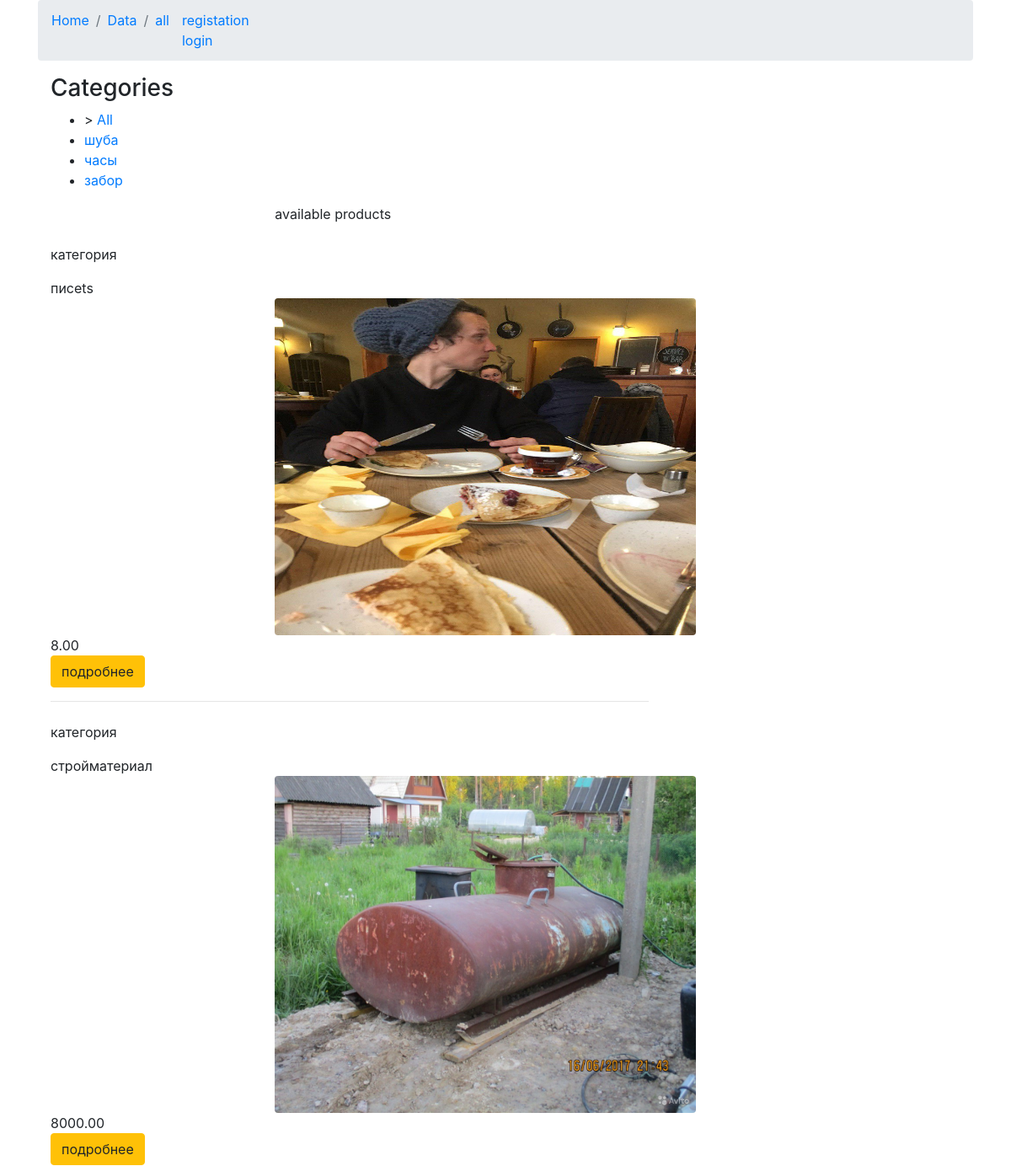
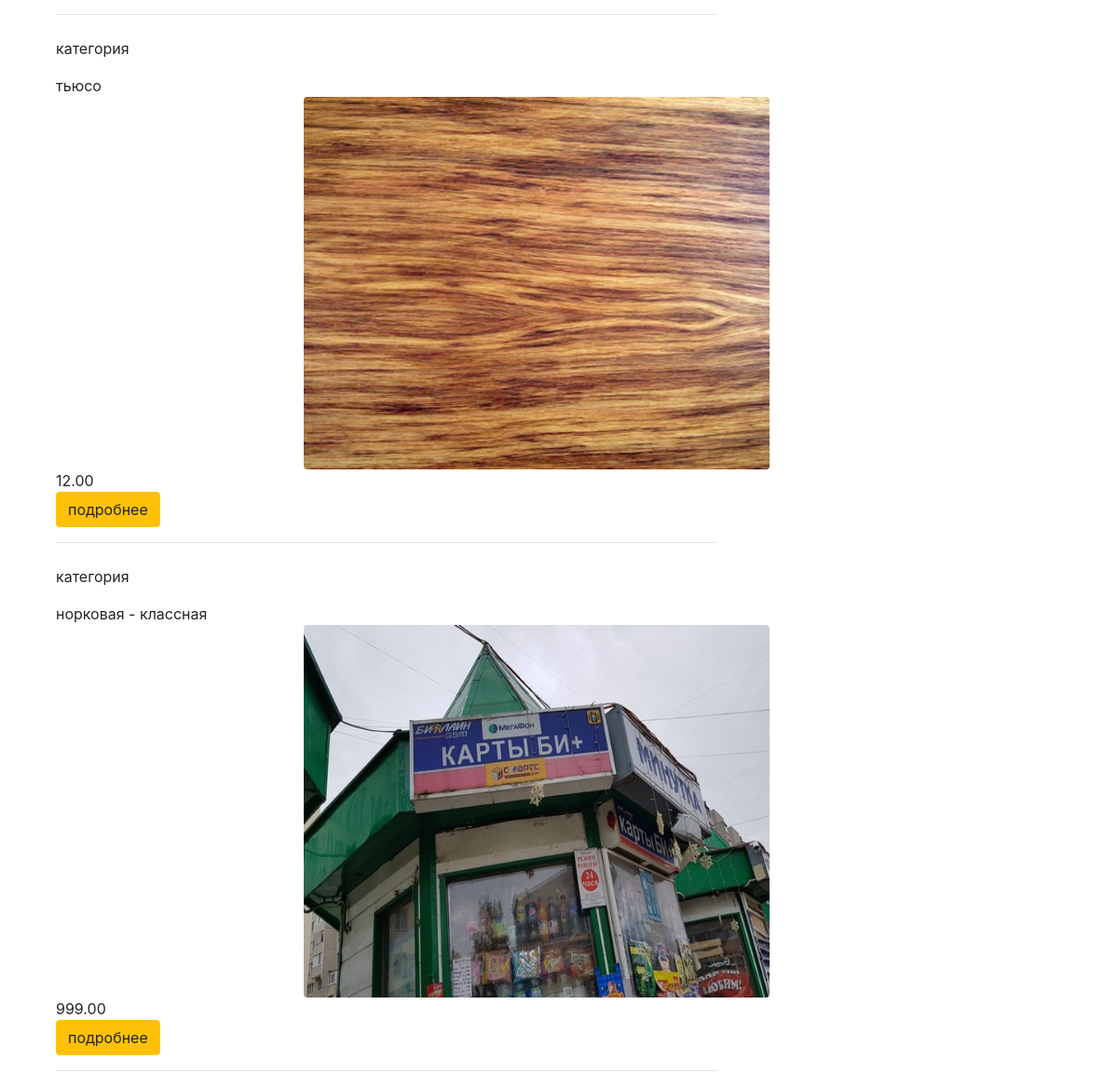
Screenshot of /products/list/ with the database file from the repository (2 pictures, top to bottom).
### products/models.py (models this page shows, shortened)
class Category(models.Model):
    name = models.CharField(max_length =200,db_index = True)
    slug = models.SlugField(max_length =200,db_index = True,unique = True)
    class Meta:
        ordering = ['-name']
        verbose_name = 'category'
        verbose_name_plural = 'categories'
    def get_absolute_url(self):
        return '{}/'.format(self.slug)

class Luggage(models.Model):
    category = models.ForeignKey(Category,related_name='категория',on_delete=models.CASCADE)
    name = models.CharField(max_length =200,db_index = True)
    slug = models.SlugField(max_length =200,db_index = True)
    image = models.ImageField(default = 'products_pictures/default.jpg',upload_to = 'products_pictures',blank =True)
    description = models.TextField(blank= True)
    price = models.DecimalField(max_digits = 10,decimal_places=2)
    stock = models.PositiveIntegerField()
    available = models.BooleanField(default=True)
    created = models.DateTimeField(auto_now_add = True)
    updated =  models.DateTimeField(auto_now = True)
    class Meta:
        ordering = ['-created']
        index_together = (('id','slug'))
    def get_absolute_url(self):
        return '{}/{}/'.format(self.id,self.slug)

### products/views.py (the view)
# urls.py: path('list/',views.show_product_list,name = 'list'),
def show_product_list(request, category_slug=None):
    category = None
    categories = Category.objects.all()
    products = Products.objects.filter(available=True)
    if category_slug:
        category = get_object_or_404(Category, slug=category_slug)
        products = products.filter(category=category)
    return render(request, 'products/list.html', {
        'category': category,
        'categories': categories,
        'products': products
    })

### products/templates/products/list.html (shortened to what this page needs)
{% extends "shop/base.html"%}
{% load static %}
    {% block main_path%}
    <div class="slidebar">
        <h3>Categories</h3>
            <ul>
                <li>{% if not category %} {% endif %}>
                    <a href="{% url  'list' %}">All</a>
                </li>
            {% for c in categories %}
                <li>
                    <a href="{{c.get_absolute_url}}">{{c.name}}</a>
                </li>
                {%endfor%}
                </ul>
            </div>
            <div class="mx-auto w-25">
                <p>available products</p>
            </div>
            {% for product in products %}
                <div class="mt-4">
                    <p>категория</p>
                        <div class="product">
                            {{product.name}}
                        </div>
                </div>
                      <div class="mx-auto w-25">
                          <img class="mr-2 rounded" src="{{product.image.url}}"style="width:500px;height:400px;">
                      </div>
                    <div class="mr-4">
                        {{product.price}}
                    </div>
                        <a href="{{product.get_absolute_url}}"  target = _blank
                            <button class="btn btn-warning">подробнее</button>
                        </a>
                            <hr>
                            {% endfor %}
        {% endblock main_path %}

### rows the page displays
Category: name "шуба"
Category: name "часы"
Category: name "забор"
Luggage: name "писеts", image (picture), price "8.00"
Luggage: name "стройматериал", image (picture), price "8000.00"
Luggage: name "тьюсо", image (placeholder picture), price "12.00"
Luggage: name "норковая - классная", image (picture), price "999.00"
